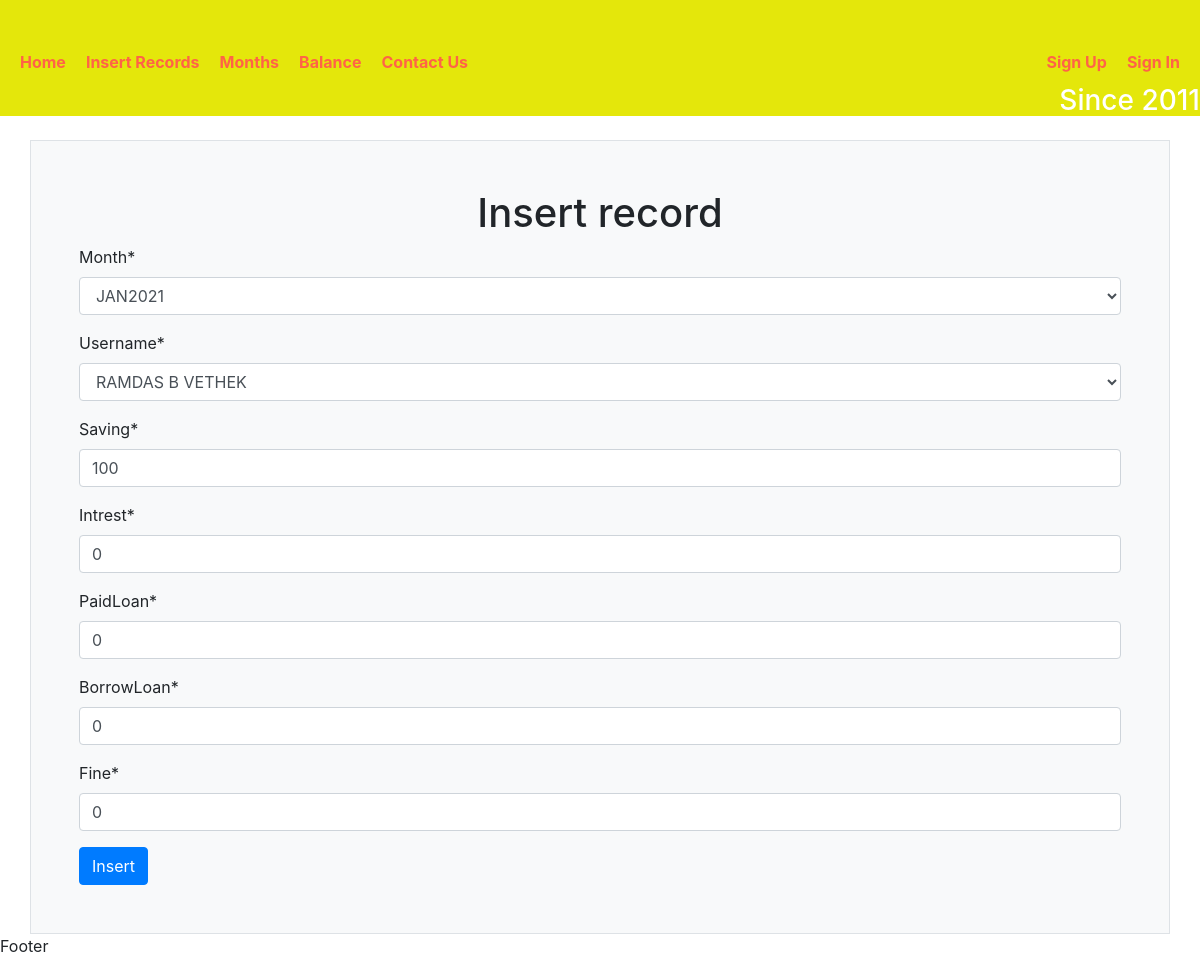
The page /updateRecord/44/ on the database its author committed.
### record/models.py (models this page shows)
class MonthName (models.Model):
    month = models.CharField(max_length=10)
    def __str__(self):
            return "%s" % (self.month)

class UserDetails(models.Model):
    month = models.ForeignKey(MonthName,on_delete=models.CASCADE)
    username = models.ForeignKey(UserName,on_delete=models.CASCADE)
    saving = models.IntegerField(default=0)
    intrest = models.IntegerField(default=0)
    paidLoan = models.IntegerField(default=0)
    borrowLoan = models.IntegerField(default=0)
    fine = models.IntegerField(default=0)

### record/views.py (the view)
# urls.py: path('updateRecord/<int:uid>/',updateRecord,name = 'updateRecord'),
def updateRecord(request,uid):
    obj = UserDetails.objects.get(pk = uid)
    form = UserDetailsForm(instance= obj)
    if request.method == 'POST':
        form = UserDetailsForm(request.POST,instance = obj)
        if form.is_valid():
            form.save()
            return redirect('months')
    context = {'form':form}
    template_name = 'record/insertForm.html'
    return render(request,template_name,context)

### record/forms.py
class UserDetailsForm(forms.ModelForm):
    class Meta:
        model = UserDetails
        fields = '__all__'

### record/models.py (called while the page is built)
    def __str__(self):
        return "%s" % (self.name)

### templates/record/insertForm.html (shortened to what this page needs)
<!DOCTYPE html>
{% extends 'record/base.html' %}
{% block title %}
{% load crispy_forms_tags %}
    {% endblock %}
{% block content %}
    <div class='container border border-rounded p-5 mt-4 bg-light'>
        <h1 style="text-align: center;">Insert record</h1>
   <form method="post" >
       {{form|crispy}}
       <button type="submit" class='btn btn-primary'>Insert</button>
       </form>
       </div>
{% endblock %}

### rows shown on the page
MonthName: month "JAN2021"
UserDetails: username "RAMDAS B VETHEK", saving "100", intrest "0", paidLoan "0", borrowLoan "0", fine "0"
